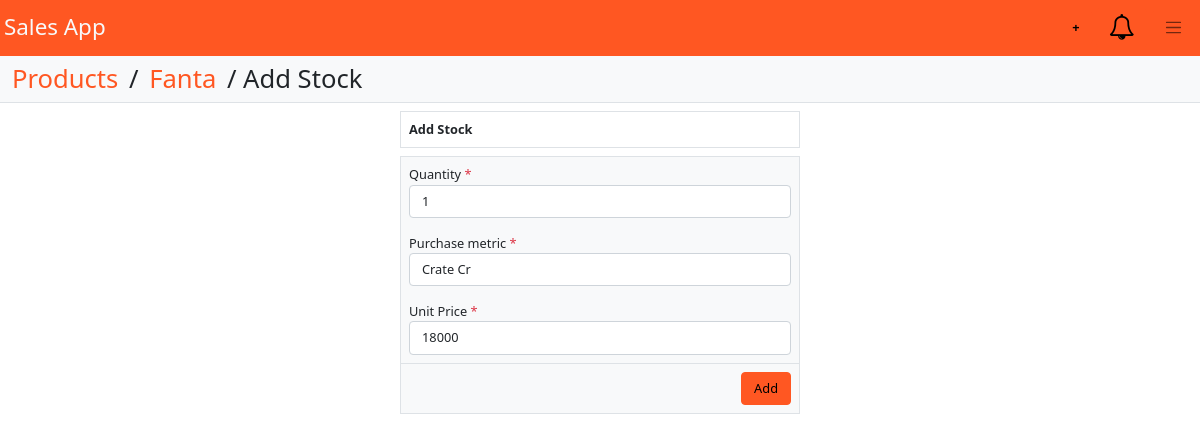
/products/1/stock/add (signed in), run on an earlier commit of the app's database.
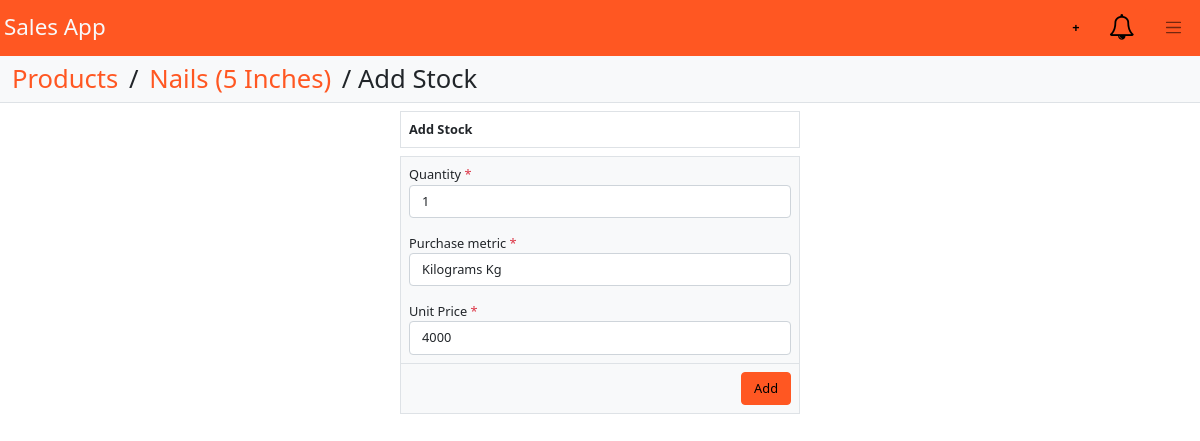
And on a later commit of the database.
### bar/models.py (models this page shows, shortened)
class TimeStampedModel(models.Model):
	created_at = models.DateTimeField(auto_now_add=True)
	updated_at = models.DateTimeField(auto_now=True)
	class Meta:
		abstract = True

class Product(TimeStampedModel):
	name = models.CharField(max_length=128)
	brand = models.CharField(max_length=128)
	description = models.CharField(max_length=2048, null=True)
	barcode = models.CharField(max_length=128, null=True, unique=True)
	quantity = models.FloatField(default=0)
	stock_limit = models.FloatField(default=0)
	purchase_price = models.IntegerField(null=True)
	metric_system = models.ForeignKey(MetricSystem, on_delete=models.CASCADE)
	purchase_metric = models.ForeignKey(Metric, null=True, on_delete=models.SET_NULL)
	categories = models.ManyToManyField('Category', through='ProductCategories', through_fields=('product', 'category'))
	def __str__(self):
		return self.name

### bar/views/product.py (the view, shortened to what this page needs)
# urls.py: path('products/<int:id>/stock/add', add_product_stock, name='add_product_stock'),
@groups_required("Admin", "Cashier")
@login_required
def add_product_stock(request, id):
	product = Product.objects.filter(id=id).first()
	add_product_stock_form = AddProductStockForm(data={
		"quantity": 1,
		"purchase_metric": getattr(product.purchase_metric, "id", None),
		"purchase_price": product.purchase_price,
		}, product=product)
	context = {
		"product": product,
		"add_product_stock_form": add_product_stock_form,
	}
	return render(request, 'product/add-product-stock.html', context)

### bar/forms/product.py
class AddProductStockForm(UpdateProductPurchasingForm):
	quantity = forms.IntegerField(label="Quantity")
	def __init__(self, product, *args, **kwargs):
		super().__init__(product=product, *args, **kwargs)
		self.product = product
	def clean(self):
		cleaned_data = super().clean()
		quantity = cleaned_data["quantity"]
		purchase_metric = cleaned_data.get("purchase_metric")
		if quantity < 1:
			self.add_error('quantity', "Value cannot be less than 1")

### bar/models.py (called while the page is built)
def get_user_profile(self):
	if getattr(self, "profile", None):
		return self.profile.name
	return self.username

	def __str__(self):
		return f"{self.unit} {self.symbol}"

### templatetags/app_tags.py (called while the page is built)
@register.simple_tag
def settings_value(name):
    return getattr(settings, name, "")

@register.filter(name='has_group')
def has_group(user, group_name):
    return user.groups.filter(name=group_name).exists()

### bar/templates/product/add-product-stock.html (shortened to what this page needs)
{% extends 'base.html' %}
{% load app_tags %}
{% block body %}
    <div id="app">
            {% include 'index/nav.html' %}
            <div class="d-flex sticky-top bg-light p-2 justify-content-between  border-bottom mb-2">
                <h2 class="m-0"><a href="{% url 'bar:get_products' %}" class="nav-link px-1 d-inline">Products</a> / <a href="{% url 'bar:get_product' id=product.id %}" class="nav-link px-1 d-inline">{{product}}</a> / Add Stock</h2>
            </div>
            <div class="container-fluid m-0">
                <div class="container" align="center">
                    <div style="max-width: 400px" align="left">
                        <div class="p-2 border mb-2">
                            <strong>Add Stock</strong>
                        </div>
                        <form class="bg-light border border-left" method="POST" action="{% url 'bar:add_product_stock' id=product.id %}">
                            {% render_field add_product_stock_form.quantity class="form-control" %}
                            {% render_field add_product_stock_form.purchase_metric class="form-control" %}
                            {% render_field add_product_stock_form.purchase_price class="form-control" %}
                            <div class="p-2 border-top" align="right">
                                <button class="btn btn-primary">Add</button>
                            </div>
                        </form>
                    </div>
                </div>
            </div>
    </div>
{% endblock %}

What changed in the data, as far as the page shows it:
changed Product: name "Fanta" → "Nails (5 Inches)"
Also different on the page:
form field purchase_metric: "Crate Cr" → "Kilograms Kg"
form field purchase_price: "18000" → "4000"
